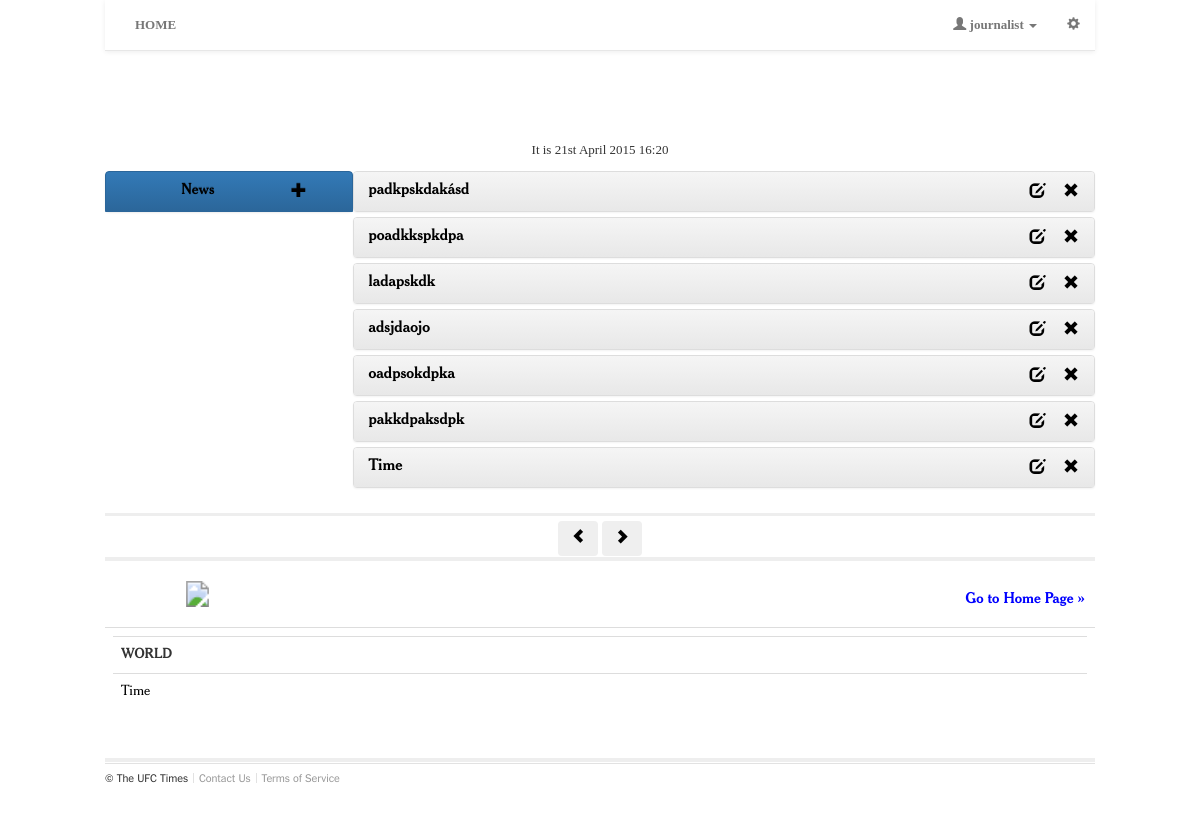
/newspaper/userAuthenticated/ (signed in), run on the app's committed database.
### newspaper/models/userAuthenticated.py (models this page shows, shortened)
class UserAuthenticated(AbstractUser, User):
	profile_image = models.ImageField(verbose_name=_("Profile Image"),upload_to = 'documents/imagen/profile_image/%Y/%m/%d', null=True, blank=True, default=None)
	class Meta:
		db_table = 'auth_user'
		ordering = ['-first_name']
		verbose_name = _("User Authenticated")
		verbose_name_plural = _("Users Authenticated")
		permissions = (
						("access_manager", "Access Manager"),
                      )

### newspaper/models/news.py (models this page shows, shortened)
class News(models.Model):
	title = models.CharField(max_length=500, verbose_name=_("Title"), )
	subtitle = models.TextField(verbose_name=_("Subtitle"), null=False, blank=False, )
	description = models.TextField(verbose_name=_("Description"), )
	author = models.ForeignKey("newspaper.Journalist", verbose_name=_("Author"), on_delete=models.CASCADE, )
	dating_news = models.DateTimeField(default=datetime.now,verbose_name=_("Dating News"), )
	subsection = models.ForeignKey("newspaper.SubSection", verbose_name=_("SubSection"), on_delete=models.CASCADE, )
	image = models.ImageField(verbose_name=_("Image"),upload_to = 'documents/imagen/news/%Y/%m/%d/', null=True, blank=True, default=None)
	video = models.FileField(verbose_name=_("Video"), upload_to = 'documents/video/news/%Y/%m/%d', null=True, blank=True,)
	comments = models.ManyToManyField('newspaper.Comment', verbose_name=_("Comments"), null=True, blank=True)
	class Meta:
		ordering = ['-dating_news']
		verbose_name = _("News")
		verbose_name_plural = _("News")

### newspaper/models/section.py (models this page shows, shortened)
class Section(models.Model):
	title = models.CharField(max_length=50, verbose_name=_("Title"), )
	image = models.ImageField(verbose_name=_("Image"),upload_to = 'documents/imagen/section/%Y/%m/%d', null=True, blank=True, default=None)
	class Meta:
		ordering = ['-title']
		verbose_name = _("Section")
		verbose_name_plural = _("Sections")
	def getSubSections(self):
		try:
			return SubSection.objects.filter(sections = self.id)
		except:
			return []

### newspaper/models/subsection.py (models this page shows, shortened)
class SubSection(models.Model):
	title = models.CharField(max_length=50, verbose_name=_("Title"), )
	description = models.TextField(verbose_name=_("Description"), null=True, blank=True)
	image = models.ImageField(verbose_name=_("Image"),upload_to = 'documents/imagen/subsection/%Y/%m/%d', null=True, blank=True, default=None)
	sections = models.ManyToManyField("newspaper.Section", verbose_name=_("Sections"))
	class Meta:
		ordering = ['-title']
		verbose_name = _("SubSection")
		verbose_name_plural = _("SubSections")

### newspaper/views/userAuthenticated/manager.py (the view, shortened to what this page needs)
def manager(request, id_section = None, id_subsection = None, message = None):
	if not request.user.has_perm('newspaper.access_manager'):
		message = Message(TextMessage.USER_NOT_PERMISSION, TypeMessage.ERROR)
		return home(request,None, None, message)
	news = News.objects.all()
	sections = Section.objects.all()
	if request.user.has_perm('newspaper.keep_journalist'):
		journalists = Journalist.objects.all()
	if id_section == None and id_subsection == None:
		news = News.objects.all()
	return render(request, 'newspaper/userAuthenticated/manager.html', locals())

### newspaper/templates/newspaper/userAuthenticated/manager.html (shortened to what this page needs)
{% extends 'newspaper/user/home.html' %}
{% load i18n %}
{% load humanize %}
{% block container %}
<div class="container-fluid">
	<div class="row">
		<div class="col-md-3">
			<div class="row">
			{%  block left %}
				{% if perms.newspaper.keep_news or perms.newspaper.delete_news %}
					{% include "newspaper/userAuthenticated/news/optionNews.html" %}
				{% endif %}
			{% endblock %}
			</div>
		</div>
		<div class="col-md-9">
			<div class="row">
			{% block right %}
				{% include "newspaper/userAuthenticated/news/_render_list_news.html" %}
			{% endblock %}
			</div>
		</div>
	</div>
</div>
{% endblock %}

### newspaper/templates/newspaper/_header.html (shortened to what this page needs)
{% load i18n %}
<div class="container-fluid">
<div class="row">
<div class="navbar navbar-default navbar-static-top" role="navigation">
	<div class="container-fluid">
		<div class="navbar-collapse collapse">
			{% block nav-left %}
			<ul class="nav navbar-nav navbar-left">
				<li>
					{% if perms.newspaper.access_manager %}
					<a id="home"  href="/newspaper/userAuthenticated/manager/">{% trans "HOME" %}</a>
					{% else %}
					<a id="home" href="/newspaper/">{% trans "HOME" %}</a>
					{% endif %}
				</li>
			</ul>
			{% endblock %}
			{% block nav-right %}
			<ul class="nav navbar-nav navbar-right">
				{% if request.user.is_authenticated %}
				<li class="dropdown">
					<a href="#" class="dropdown-toggle" data-toggle="dropdown">
						<span class="glyphicon glyphicon-user"></span>
						{{ request.user }}
						<b class="caret"></b>
					</a>
				</li>
				{% endif %}
				<li>
					<a href="../navbar-static-top/"><spam class=" glyphicon glyphicon-cog"></spam></a>
				</li>
			</ul>
			{% endblock %}
		</div>
	</div>
</div>
</div>
</div>

### newspaper/templates/newspaper/userAuthenticated/news/_render_list_news.html (shortened to what this page needs)
{% load i18n %}
{% load humanize %}
<div class="panel-group" id="accordion">
	{% for i in news %}
	<div class="panel panel-default">
		<div class="panel-heading">
	      	<h4 class="panel-title">
	      		<div class="row">
		      		<div class="col-xs-10 col-md-10 text-left">
				        <a data-toggle="collapse" data-parent="#accordion" href="#collapseNews2{{ i.id}}">
				       		{{ i.title }}
				        </a>
			    	</div>
			        <div class="col-xs-2 col-md-2 text-right">
			        	{% if perms.newspaper.keep_news %}
			        	<a href="/newspaper/userAuthenticated/manager/news/edit/{{i.id}}/">
			        		<span class="glyphicon glyphicon-edit"></span>
			        	</a>
			        	{% endif %}
			        	<a href="/newspaper/userAuthenticated/manager/news/rem/{{i.id}}/">
							<span class="glyphicon glyphicon-remove"></span>
			        	</a>
					</div>
				</div>
	    	</h4>
		</div>
	</div>
	{% endfor %}
</div>

### newspaper/templates/newspaper/_footer.html (shortened to what this page needs)
{% load i18n %}
<div class="container-fluid">
	<div class="row">
	<hr class="divider">
		<header class="section-header">
			<p class="section-heading" style="position: relative; margin-top: 20px;">
				<h3>
					<a class="user-action text-right img-float-right" href="#home" style="color: blue;">{% trans "Go to Home Page" %} »</a>
				</h3>
				<a href="/newspaper/">
					<svg aria-label="The New York Times" role="img" height="26" width="185" class="nyt-logo">
						<image border="0" alt="The UFC Times" src="/static/newspaper/img/logos/logo-footer.png" xlink:href="/static/newspaper/img/logos/logo-footer.png" height="26" width="185"/>
					</svg>
				</a>
			</p>
		</header>
		<table class="table">
			<tr>
			{% for i in sections %}
				<td>
					<div class="table-responsive">
						<table class="table">
							<tr>
								<td class="table-title">{{ i.title|upper }}</td>
							</tr>
							{% for k in i.getSubSections %}
							<tr>
								<td><a href="/newspaper/{{ i.id }}/{{ k.id }}/">{{ k.title }}</a></td>
							</tr>
							{% endfor %}
						</table>
					</div>
				</td>
			{% endfor %}
			</tr>
		</table>
	<hr class="divider">
	<footer role="contentinfo" class="page-footer" id="page-footer">
		<nav>
			 <ul>
				 <li>
				 	&copy; <span itemprop="name"> The UFC Times </span>
				</li>
				<li class="wide-viewport-item">
					<a href="#">{% trans "Contact Us" %}
					</a>
				</li>
				<li>
					<a itemprop="usageTerms" href="#">
						{% trans "Terms of Service" %}
					</a>
				</li>
			 </ul>
		</nav>
		</footer>
	</div>
</div>

### newspaper/static/newspaper/css/stylesheet.css (style rules this page uses)
.divider { border-style: solid none none; border-width: 4px 0 0; margin-bottom:1px; margin-top: 1px; background-color: #000; }
.img-float-right { float: right; margin: 10px; width: 50%; }
.table-title { font-weight: bold; }

### newspaper/static/newspaper/css/nav-bar.css (style rules this page uses)
.navbar-default { background-color: transparent; background-image: none; }
.navbar a { font-weight: bold !important; color: #000; }

### data on the page
News: title "padkpskdakásd"
News: title "poadkkspkdpa"
News: title "ladapskdk"
News: title "adsjdaojo"
News: title "oadpsokdpka"
News: title "pakkdpaksdpk"
News: title "Time"
Section: title "WORLD"
SubSection: title "Time"

### other printed values
{{ request.user }} "journalist"
